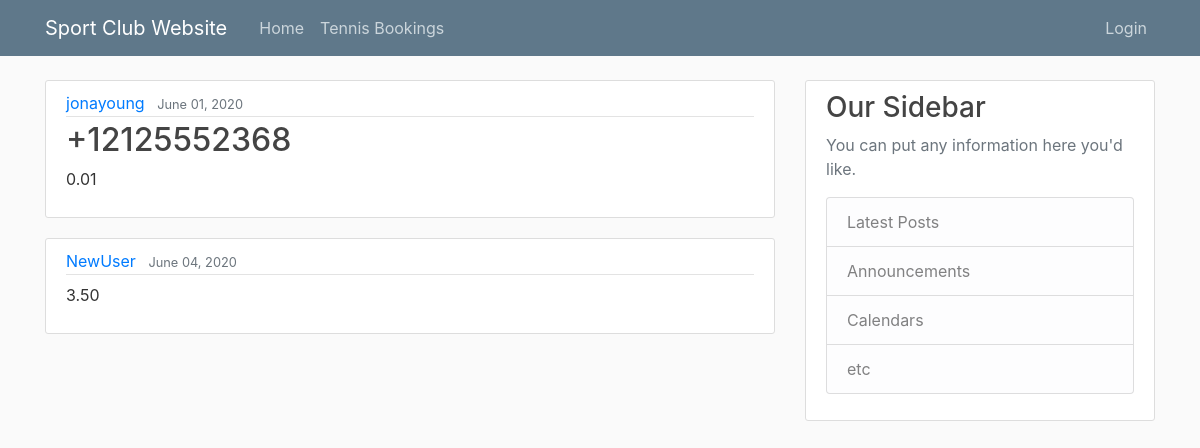
The page /members/ on the database its author committed.
### members/models.py (models this page shows, shortened)
class Members(models.Model):
    memberNum = models.OneToOneField(User, on_delete=models.CASCADE)
    memberLink = models.CharField(max_length=20)
    memberLevel = models.CharField(max_length=20)
    memberBegins = models.DateTimeField(default=timezone.now)
    firstName = models.CharField(max_length=30)
    lastName = models.CharField(max_length=30)
    gender = models.CharField(max_length=2, choices=[('ML', 'Male'), ('FL', 'Female'), ('OT', 'Other')])
    birthDate = models.DateField(default=timezone.now)
    emailAddress = models.CharField(max_length=40)
    street = models.CharField(max_length=100)
    city = models.CharField(max_length=40)
    province = models.CharField(max_length=40)
    postalCode = models.CharField(max_length=7)
    country = CountryField()
    homePhone = PhoneNumberField()
    cellPhone = PhoneNumberField()
    workPhone = PhoneNumberField()
    tennisRank = models.DecimalField(max_digits=3, decimal_places=2, default=0.00)
    squashRank = models.DecimalField(max_digits=3, decimal_places=2, default=0.00)
    badmintonRank = models.DecimalField(max_digits=3, decimal_places=2, default=0.00)
    platformRank = models.DecimalField(max_digits=3, decimal_places=2, default=0.00)

### members/views.py (the view)
# urls.py: path('', views.home, name='member-home'),
def home(request):
    context = {
        'members': Members.objects.all()
    }
    return render(request, 'members/home.html', context)

### members/templates/members/home.html
{% extends "members/base.html" %}
{% block content %}
    {% for member in members %}
        <article class="media content-section">
          <div class="media-body">
            <div class="article-metadata">
              <a class="mr-2" href="#">{{ member.memberNum }}</a>
              <small class="text-muted">{{ member.memberBegins|date:"F d, Y" }}</small>
            </div>
            <h2><a class="article-title" href="#">{{ member.homePhone }}</a></h2>
            <p class="article-content">{{ member.badmintonRank }}</p>
          </div>
        </article>
    {% endfor %}
{% endblock content %}

### members/static/members/main.css (style rules this page uses)
body { background: #fafafa; color: #333333; margin-top: 5rem; }
h1, h2, h3, h4, h5, h6 { color: #444444; }
.content-section { background: #ffffff; padding: 10px 20px; border: 1px solid #dddddd; border-radius: 3px; margin-bottom: 20px; }
.article-title { color: #444444; }
.article-content { white-space: pre-line; }
.article-metadata { padding-bottom: 1px; margin-bottom: 4px; border-bottom: 1px solid #e3e3e3 }

### rows shown on the page
Members: memberNum "jonayoung", memberBegins "June 01, 2020", homePhone "+12125552368", badmintonRank "0.01"
Members: memberNum "NewUser", memberBegins "June 04, 2020", badmintonRank "3.50"
